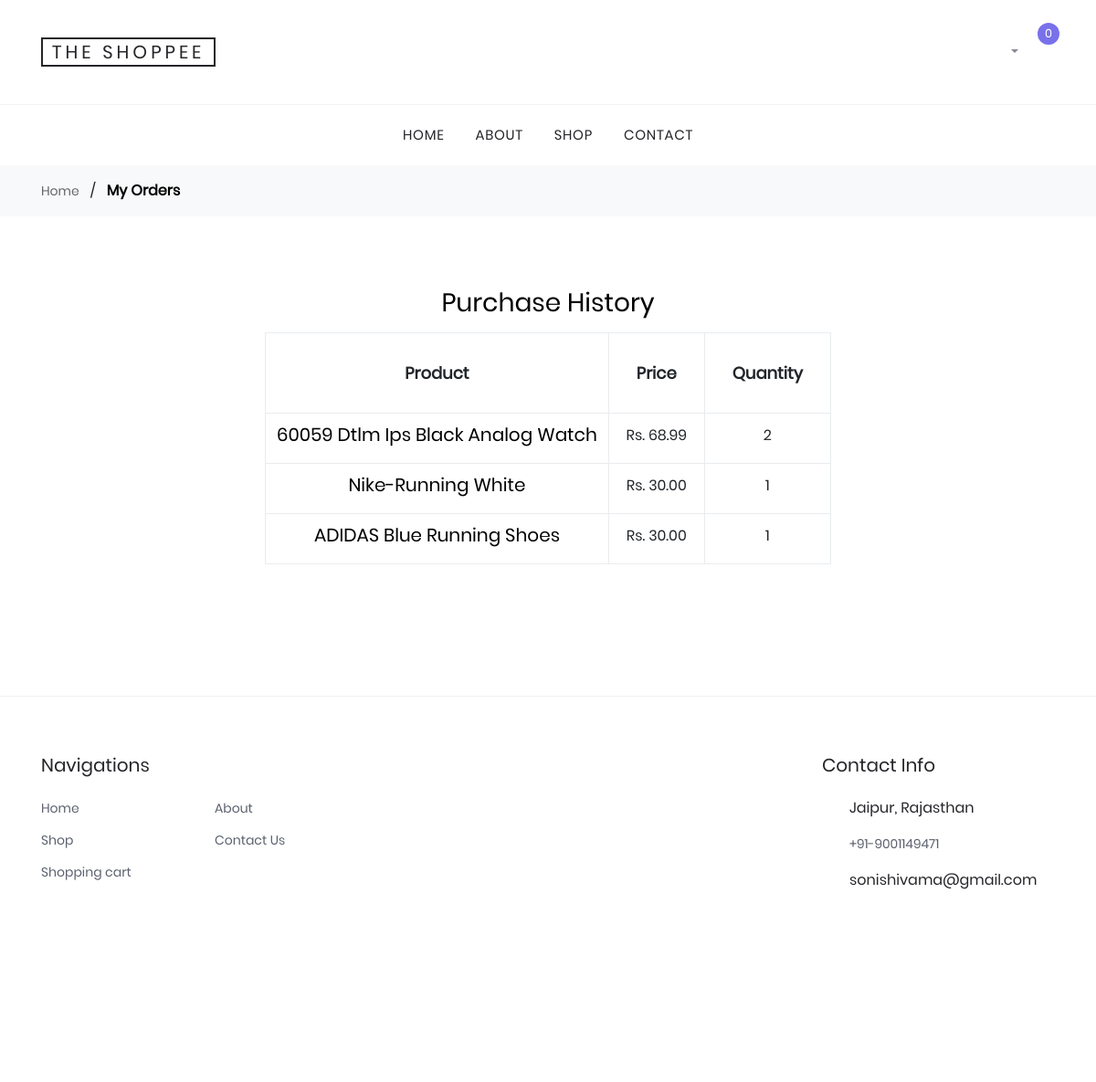
The page /users/myorders/ (signed in) on the database its author committed.
### orders/models.py (models this page shows, shortened)
class OrderItem(models.Model):
    order=models.ForeignKey(Order, related_name='items', on_delete=models.CASCADE)
    product=models.ForeignKey(Product, related_name='order_items', on_delete=models.CASCADE)
    price=models.DecimalField( max_digits=10, decimal_places=2)
    quantity=models.PositiveIntegerField(default=1)

### shop/models.py (models this page shows, shortened)
class Product(models.Model):
    category=models.ForeignKey(Category,
                                related_name='products',
                                on_delete=models.CASCADE)
    name=models.CharField(max_length=200, db_index=True)
    slug=models.SlugField(max_length=200, unique=True)
    image=models.ImageField(upload_to='products/%Y/%m/%d', blank='True')
    description=models.TextField(blank=True)
    price=models.DecimalField(max_digits=10, decimal_places=2)
    stock=models.IntegerField(default=0)
    available=models.BooleanField(default=True)
    created=models.DateTimeField(auto_now_add=True)
    updated=models.DateTimeField(auto_now=True)
    class Meta:
        ordering=('name',)
        index_together=(('id', 'slug'),)
    def __str__(self):
        return self.name

### users/views.py (the view)
def myorders(request):
    user_order = Order.objects.all()
    item_order = OrderItem.objects.all()
    product= Product.objects.all()
    return render(request, 'users/myorders.html', {'item_order': item_order, 'user_order':user_order , 'product': product})

### cart/cart.py (called while the page is built)
    def __len__(self):
        return sum(item['quantity'] for item in self.cart.values())

### cart/context_processors.py (called while the page is built)
def cart(request):
    return {'cart': Cart(request)}

### users/templates/users/myorders.html (shortened to what this page needs)
{% extends "shop/base.html" %}
{% load static %}
{% block content %}
  <div class="bg-light py-3">
    <div class="container">
      <div class="row">
        <div class="col-md-12 mb-0"><a href="/">Home</a> <span class="mx-2 mb-0">/</span> <strong class="text-black">My Orders</strong></div>
      </div>
    </div>
  </div>
  <div class="site-section">
      <div class="container">
            <h3 class="display-5 text-black mb-3 text-center">Purchase History</h3>
        <div class="row mb-5 justify-content-center">
            <div class="site-blocks-table">
              <table class="table table-bordered" >
                <thead>
                  <tr>
                    <th class="product-name">Product</th>
                    <th class="product-price">Price</th>
                    <th class="product-quantity">Quantity</th>
                  </tr>
                </thead>
                <tbody>
                {% for j in user_order %}
                    {% if j.user == user %}
                      {%  for i in item_order %}
                      <tr>
                          {% if i.order_id == j.id %}
                          <td class="product-name">
                            <h2 class="h5 text-black">{{ i.product }}</h2>
                          </td>
                          <td>Rs. {{ i.price }}</td>
                          <td>{{ i.quantity }}</td>
                          {% endif %}
                        </tr>
                      {% endfor %}
                    {% endif %}
                  {% endfor %}
                </tbody>
              </table>
            </div>
          </div>
        </div>
    </div>
{% endblock %}

### shop/static/css/style.css (style rules this page uses)
body { line-height: 1.7; color: #8c92a0; font-weight: 300; font-size: 16px; }
a { -webkit-transition: .3s all ease; -o-transition: .3s all ease; transition: .3s all ease; }
.text-black { color: #000; }
.site-section { padding: 2.5em 0; }
@media (min-width: 768px) { .site-section { padding: 5em 0; } }
.site-blocks-table { overflow: auto; }
.site-blocks-table thead th { padding: 30px; text-align: center; border-width: 1px !important; vertical-align: middle; color: #212529; font-size: 18px; }
.site-blocks-table td { padding: 20px; text-align: center; vertical-align: middle; color: #212529; }

### shop/static/css/main1.css (style rules this page uses)
* { margin: 0px; padding: 0px; box-sizing: border-box; }
body, html { height: 100%; font-family: Poppins-Regular, sans-serif; }
a { font-family: Poppins-Regular; font-size: 14px; line-height: 1.7; color: #666666; margin: 0px; transition: all 0.4s; -webkit-transition: all 0.4s; -o-transition: all 0.4s; -moz-transition: all 0.4s; }
h1,h2,h3,h4,h5,h6 { margin: 0px; }

### rows shown on the page
OrderItem: product "60059 Dtlm Ips Black Analog Watch", price "68.99", quantity "2"
OrderItem: product "Nike-Running White", price "30.00", quantity "1"
OrderItem: product "ADIDAS Blue Running Shoes", price "30.00", quantity "1"

### other values the page prints
{{ total_items }} "0"
